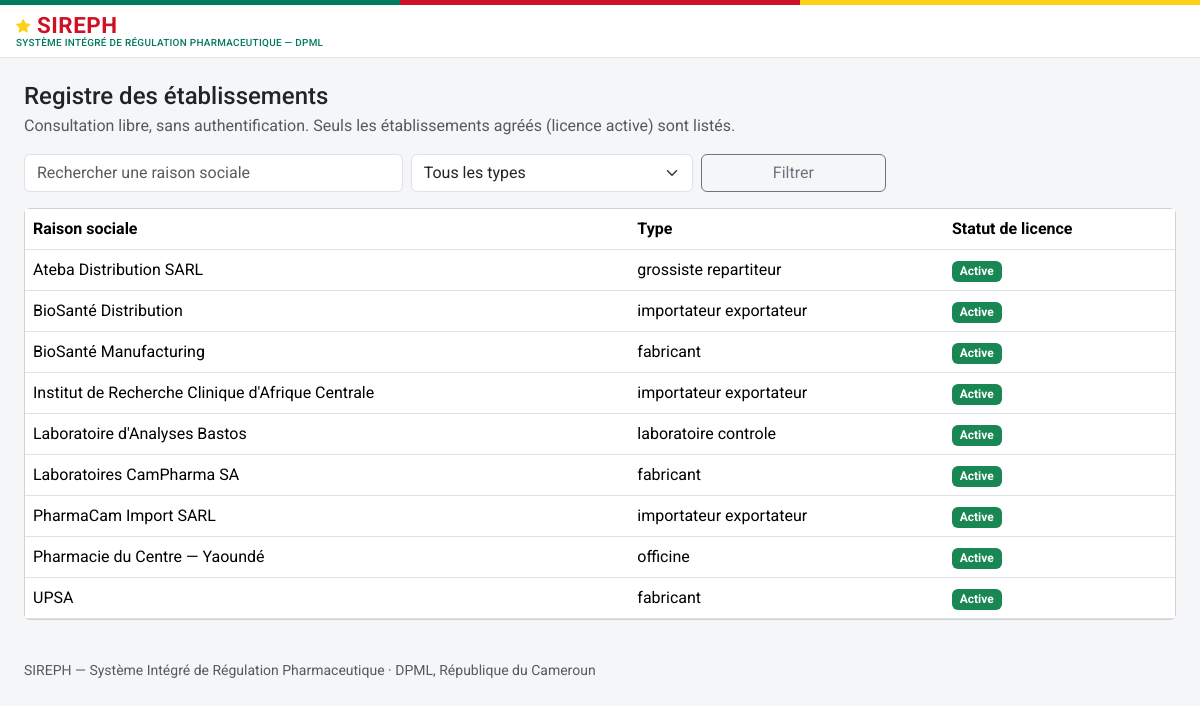
Page /etablissements on the committed database.
### models.py (models this page shows)
class Etablissement(db.Model):
    id = db.Column(db.Integer, primary_key=True)
    raison_sociale = db.Column(db.String(255), nullable=False)
    type = db.Column(db.String(40), nullable=False)
    adresse = db.Column(db.String(500))
    latitude = db.Column(db.Float, nullable=True)   # géolocalisation — exploité par le futur module RI
    longitude = db.Column(db.Float, nullable=True)
    statut_licence = db.Column(db.String(20), nullable=False, default="en_instruction")
    date_expiration_licence = db.Column(db.Date, nullable=True)
    pharmacien_responsable_id = db.Column(db.Integer, db.ForeignKey("personne.id"), nullable=True)
    categorie_activite = db.Column(db.String(30), nullable=True)
    pharmacien_responsable = db.relationship("Personne", foreign_keys=[pharmacien_responsable_id])

### routes_ri.py (the view)
@ri_bp.route("/etablissements")
def etablissements_registre():
    q = Etablissement.query
    texte = request.args.get("q", "").strip()
    type_etab = request.args.get("type", "")
    statut = request.args.get("statut", "")
    vue_publique = current_user() is None
    if vue_publique:
        q = q.filter_by(statut_licence="active")
        statut = "active"
    if texte:
        q = q.filter(Etablissement.raison_sociale.ilike(f"%{texte}%"))
    if type_etab:
        q = q.filter_by(type=type_etab)
    if statut and not vue_publique:
        q = q.filter_by(statut_licence=statut)
    etablissements = q.order_by(Etablissement.raison_sociale).all()
    return render_template("inspection/etablissements_registre.html", etablissements=etablissements,
                            q=texte, type_etab=type_etab, statut=statut, vue_publique=vue_publique)

### auth.py (called while the page is built)
def current_user():
    uid = session.get("user_id")
    if not uid:
        return None
    return db.session.get(Personne, uid)

### templates/inspection/etablissements_registre.html (shortened to what this page needs)
{% extends "base.html" %}
{% block content %}
<h4 class="mb-1">Registre des établissements</h4>
{% if vue_publique %}
<p class="text-muted">Consultation libre, sans authentification. Seuls les établissements agréés (licence active) sont listés.</p>
{% endif %}
<form method="get" class="row g-2 mb-3" role="search">
  <div class="col-md-4">
    <input type="text" class="form-control" id="q" name="q" value="{{ q }}" placeholder="Rechercher une raison sociale">
  </div>
  <div class="col-md-3">
    <select class="form-select" id="type" name="type">
      <option value="">Tous les types</option>
    </select>
  </div>
  <div class="col-md-2"><button class="btn btn-outline-secondary w-100">Filtrer</button></div>
</form>
<div class="card">
  <div class="table-responsive">
    <table class="table table-hover align-middle mb-0">
      <thead><tr><th>Raison sociale</th><th>Type</th><th>Statut de licence</th></tr></thead>
      <tbody>
        {% for e in etablissements %}
        <tr>
          <td>{% if vue_publique %}{{ e.raison_sociale }}{% else %}<a href="{{ url_for('ri.etablissement_fiche', id=e.id) }}">{{ e.raison_sociale }}</a>{% endif %}</td>
          <td>{{ e.type.replace('_',' ') }}</td>
          <td><span class="badge {{ 'bg-success' if e.statut_licence == 'active' else ('bg-danger' if e.statut_licence in ('suspendue','revoquee') else 'bg-secondary') }}">{{ STATUTS_LICENCE.get(e.statut_licence, e.statut_licence) }}</span></td>
        </tr>
        {% else %}
        <tr><td colspan="3" class="text-center text-muted py-4">Aucun résultat ne correspond à ces critères.</td></tr>
        {% endfor %}
      </tbody>
    </table>
  </div>
</div>
{% endblock %}

### static/css/style.css (style rules this page uses)
:root { --cm-green: #007a5e; --cm-green-dark: #00553f; --cm-red: #ce1126; --cm-yellow: #fcd116; }
body { background-color: #f4f6f8; font-family: "Roboto", -apple-system, BlinkMacSystemFont, "Segoe UI", Arial, sans-serif; }

### rows in the picture
Etablissement: raison_sociale "Ateba Distribution SARL", type.replace "grossiste repartiteur", get "Active"
Etablissement: raison_sociale "BioSanté Distribution", type.replace "importateur exportateur", get "Active"
Etablissement: raison_sociale "BioSanté Manufacturing", type.replace "fabricant", get "Active"
Etablissement: raison_sociale "Institut de Recherche Clinique d'Afrique Centrale", type.replace "importateur exportateur", get "Active"
Etablissement: raison_sociale "Laboratoire d'Analyses Bastos", type.replace "laboratoire controle", get "Active"
Etablissement: raison_sociale "Laboratoires CamPharma SA", type.replace "fabricant", get "Active"
Etablissement: raison_sociale "PharmaCam Import SARL", type.replace "importateur exportateur", get "Active"
Etablissement: raison_sociale "Pharmacie du Centre — Yaoundé", type.replace "officine", get "Active"
Etablissement: raison_sociale "UPSA", type.replace "fabricant", get "Active"
